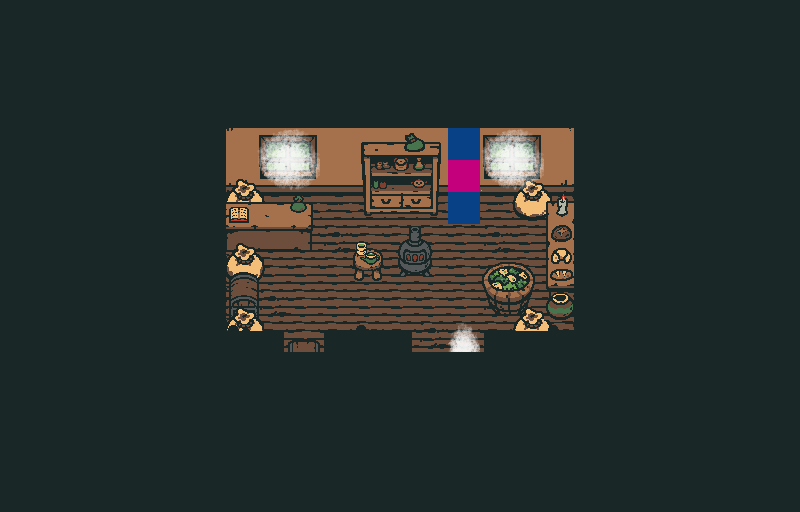

The image is a tile-based game level rendered from a .tmx file. Its description and source (layers, tilesets, objects; grid data summarised) follow:
An orthogonal 25x16 tile map with 32x32 px tiles, 5 tile layers (FLOOR, MIDDLE, ABOVE, LIGHT, ...), 3 tilesets and 33 objects (6x text, wood, portal, shopkeep, smoke, ...).

<map version="1.2" tiledversion="1.2.3" orientation="orthogonal" renderorder="right-down" width="25" height="16" tilewidth="32" tileheight="32" infinite="0" nextlayerid="10" nextobjectid="234">
 <tileset firstgid="1" source="tilesets/objects.tsx" />
 <tileset firstgid="9" source="tilesets/shop.tsx" />
 <tileset firstgid="265" source="tilesets/light.tsx" />
 <layer id="1" name="FLOOR" width="25" height="16">
  <data>[400 cells, 384 non-empty, 13 distinct tile ids]</data>
 </layer>
 <layer id="2" name="MIDDLE" width="25" height="16">
  <data>[400 cells, 50 non-empty, 34 distinct tile ids]</data>
 </layer>
 <layer id="3" name="ABOVE" width="25" height="16">
  <data>[400 cells, 22 non-empty, 15 distinct tile ids]</data>
 </layer>
 <layer id="9" name="LIGHT" width="25" height="16">
  <data>[400 cells, 9 non-empty, 5 distinct tile ids]</data>
 </layer>
 <layer id="4" name="OVERHEAD" width="25" height="16">
  <data>[400 cells, 331 non-empty, 5 distinct tile ids]</data>
 </layer>
 <objectgroup id="5" name="SLOPES" />
 <objectgroup color="#32e3c6" id="6" name="TERRAIN" visible="0">
  <object id="224" name="wood" x="216" y="120" width="368" height="240" />
 </objectgroup>
 <objectgroup color="#50734a" id="7" name="COLLISION" opacity="0.5">
  <object id="166" x="0" y="0" width="224" height="576" />
  <object id="167" x="224" y="0" width="352" height="192" />
  <object id="168" x="576" y="0" width="192" height="576" />
  <object id="169" x="480" y="360" width="96" height="216" />
  <object id="171" x="224" y="360" width="224" height="216" />
  <object id="188" x="448" y="392" width="32" height="184" />
  <object id="204" x="224" y="216" width="88" height="32" />
  <object id="206" x="480" y="344" width="96" height="16" />
  <object id="207" x="224" y="344" width="192" height="16" />
  <object id="208" x="224" y="248" width="40" height="96" />
  <object id="209" x="544" y="216" width="32" height="104" />
  <object id="210" x="360" y="192" width="80" height="24" />
  <object id="212" x="512" y="320" width="64" height="24" />
  <object id="221" x="352" y="256" width="80" height="24" />
  <object id="222" x="480" y="280" width="64" height="40" />
  <object id="228" x="256" y="288" width="32" height="32" />
  <object id="229" x="440" y="192" width="40" height="16" />
  <object id="233" x="512" y="192" width="64" height="32" />
 </objectgroup>
 <objectgroup id="8" name="ENTITIES" opacity="0.64">
  <object id="172" name="portal" gid="6" x="448" y="392" width="32" height="32">
   <properties>
    <property name="DEST" value="FROST_FOREST,62,39" />
    <property name="DOOR" value="" />
    <property name="TYPE" value="PORTAL" />
   </properties>
  </object>
  <object id="186" name="shopkeep" gid="1" x="264" y="216" width="32" height="24">
   <properties>
    <property name="DIALOGUE" value="shopkeeper" />
    <property name="ID" value="SHOPKEEPER" />
    <property name="IMAGE" value="shopkeeper" />
    <property name="INTERACTYDISP" value="-32" />
    <property name="TYPE" value="NPC" />
   </properties>
  </object>
  <object id="203" name="text" gid="1" x="488" y="312" width="40" height="32">
   <properties>
    <property name="TEXT">It's full of some strange vegetables.
They're weirdly shaped but smell nice and fresh.</property>
    <property name="TYPE" value="DESC" />
   </properties>
  </object>
  <object id="214" name="text" gid="1" x="352" y="280" width="32" height="24">
   <properties>
    <property name="DIALOGUE" value="tea" />
    <property name="TYPE" value="DIALOGUEDESC" />
   </properties>
  </object>
  <object id="215" name="text" gid="1" x="544" y="296" width="32" height="64">
   <properties>
    <property name="TEXT">Freshly baked bread.
Ohhh, it smells really tasty...</property>
    <property name="TYPE" value="DESC" />
   </properties>
  </object>
  <object id="216" name="text" gid="1" x="368" y="216" width="64" height="48">
   <properties>
    <property name="TEXT">Various strange items fill this shelf.
It looks like equipment for travellers.</property>
    <property name="TYPE" value="DESC" />
   </properties>
  </object>
  <object id="218" name="text" gid="1" x="400" y="280" width="32" height="32">
   <properties>
    <property name="TEXT" value="Some wood crackles in this iron stove. It keeps this shop nice and toasty." />
    <property name="TYPE" value="DESC" />
   </properties>
  </object>
  <object id="223" name="text" gid="1" x="272" y="216" width="32" height="24">
   <properties>
    <property name="TEXT" value="(Psst... you're supposed to stand in front of the counter.)" />
    <property name="TYPE" value="DESC" />
   </properties>
  </object>
  <object id="225" name="smoke" gid="3" x="400" y="232" width="32" height="32">
   <properties>
    <property name="DURATION" value="60" />
    <property name="GRAPHIC" value="smoke" />
    <property name="INTERVAL" value="66" />
    <property name="TYPE" value="emitter" />
   </properties>
  </object>
  <object id="226" name="cat" gid="1" x="488" y="280" width="32" height="24">
   <properties>
    <property name="APPEAR" value="!ENTERED_SHRINE" />
    <property name="DIALOGUE" value="cat" />
    <property name="ID" value="CAT" />
    <property name="IMAGE" value="cat" />
    <property name="TYPE" value="NPC" />
   </properties>
  </object>
  <object id="227" name="entered trigger" gid="1" x="416" y="360" width="64" height="32">
   <properties>
    <property name="DIALOGUE" value="entered_shop" />
    <property name="TYPE" value="DIALOGUE_TRIGGER" />
   </properties>
  </object>
  <object id="230" name="instrument" gid="5" x="448" y="208" width="32" height="32">
   <properties>
    <property name="SFX" value="lute" />
    <property name="TYPE" value="INSTRUMENT" />
   </properties>
  </object>
  <object id="231" name="yokey painting" gid="1" x="324" y="184" width="32" height="48">
   <properties>
    <property name="ID" value="ghost" />
    <property name="TEXT">This painting is of a cheerful girl.
It looks like the backdrop is of a shrine.</property>
    <property name="TYPE" value="PAINTING" />
   </properties>
  </object>
  <object id="232" name="fire audio" gid="5" x="408" y="280" width="32" height="32">
   <properties>
    <property name="AUDIO" value="crackling" />
    <property name="ID" value="CRACKLING" />
    <property name="TYPE" value="AUDIO" />
   </properties>
  </object>
 </objectgroup>
</map>